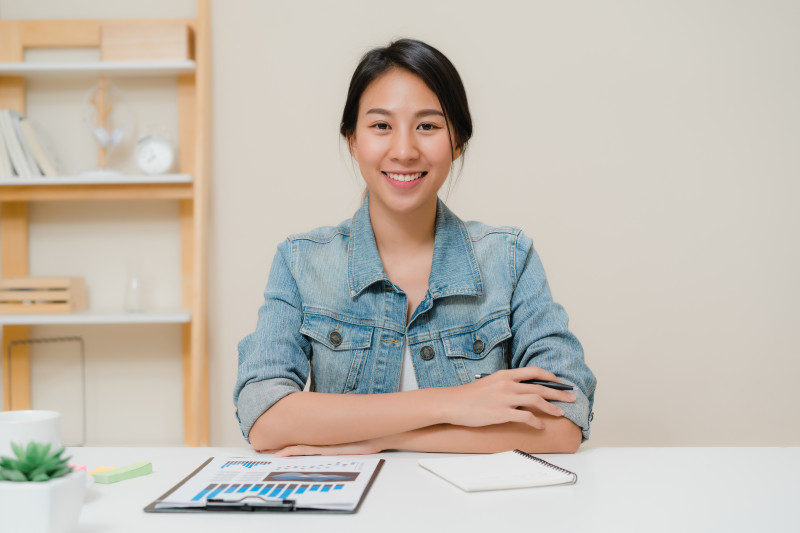
#> input picture EXAMPLE2/media/person1.jpg, 800 x 533 px, found by its file name
$ python saveFace1.py
#> lines starting #> are read from the running program, lines starting #| are printed output that depends on the picture; after the words box and inside, x2 and y2 are one past the last pixel; in counts of white or black regions, pixels touching at a corner belong together
import cv2
import os
os.chdir(os.path.dirname(__file__))

casc_path = cv2.data.haarcascades + "haarcascade_frontalface_default.xml"
faceCascade = cv2.CascadeClassifier(casc_path)
imagename = "media\\person1.jpg"
image = cv2.imread(imagename)
#> image is the input picture: shape (533, 800, 3); mean B, G, R 178.9, 189, 196.3
faces = faceCascade.detectMultiScale(image, scaleFactor=1.1, minNeighbors=5, minSize=(30,30), flags = cv2.CASCADE_SCALE_IMAGE)
#> faces = [[341, 76, 125, 125]]
count = 1
for (x,y,w,h) in faces:
    cv2.rectangle(image, (x,y), (x+w,y+h), (128,255,0), 2) #框選臉部
    filename = "media\\face" + str(count)+ ".jpg"  #存檔名稱
    image1 = image[y: y + h, x: x + w]       #取得臉部圖形
    image2 = cv2.resize(image1, (400, 400))  #重置圖形大小
    cv2.imwrite(filename, image2)
    count += 1
#> this loop made 1 pass
#> (x, y, w, h, filename, count) on pass 1: (341, 76, 125, 125, 'media\\face1.jpg', 2)
#> pass 1, `image1 = image[y: y + h, x: x + w]`:
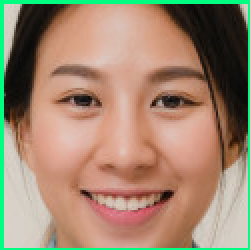
#> image1: shape (125, 125, 3) (shown 2 times larger); mean B, G, R 111.5, 134.9, 159.6
#> pass 1, `image2 = cv2.resize(image1, (400, 400))`:
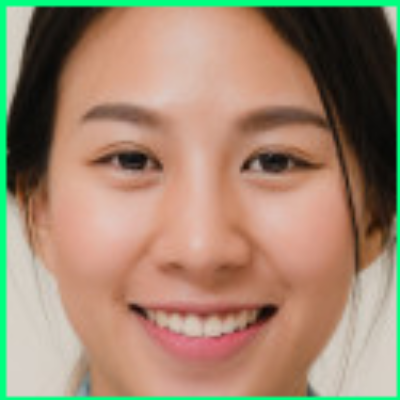
#> image2: shape (400, 400, 3); mean B, G, R 111.4, 134.8, 159.4
#> after the loop:
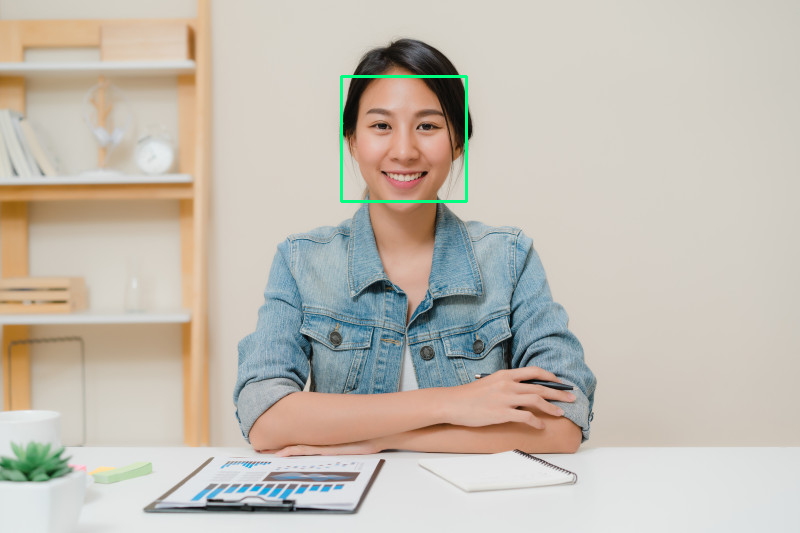
#> image: shape (533, 800, 3); 0.35% of pixels changed, all inside (x1, y1, x2, y2) = (340, 75, 468, 203)
#> after the loop, count = 2
cv2.namedWindow("facedetect")
cv2.imshow("facedetect", image)
cv2.waitKey(0)
cv2.destroyWindow("facedetect")

$ run again, with EXAMPLE2/media/person3.jpg copied over EXAMPLE2/media/person1.jpg
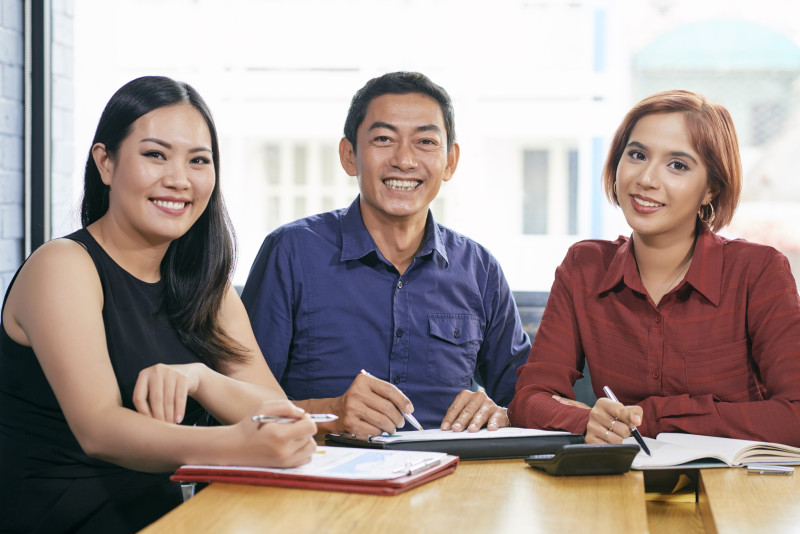
#> input picture EXAMPLE2/media/person3.jpg, 800 x 534 px, found by its file name
#> image is the input picture: shape (534, 800, 3); mean B, G, R 145.1, 148.6, 163
#> faces = [[602, 119, 108, 108], [349, 95, 110, 110], [111, 109, 121, 121]]
#> the loop `for (x,y,w,h) in faces:` made 3 passes
#> pass 1, `image2 = cv2.resize(image1, (400, 400))`:
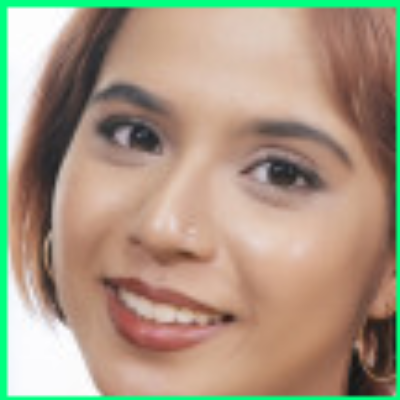
#> image2: shape (400, 400, 3); mean B, G, R 130.6, 152.3, 169
#> after the loop `for (x,y,w,h) in faces:`:
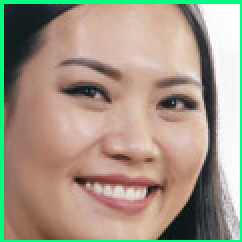
#> image1: shape (121, 121, 3) (shown 2 times larger); mean B, G, R 134.4, 151.3, 164.1
#> after the loop `for (x,y,w,h) in faces:`: count = 4

$ run again, with EXAMPLE2/media/person5.jpg copied over EXAMPLE2/media/person1.jpg
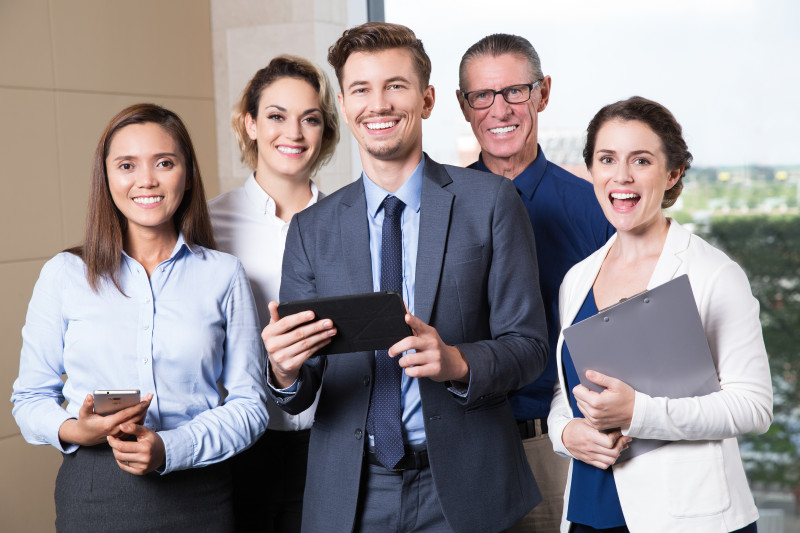
#> input picture EXAMPLE2/media/person5.jpg, 800 x 533 px, found by its file name
#> image is the input picture: shape (533, 800, 3); mean B, G, R 145.5, 142.3, 149
#> faces = [[580, 123, 91, 91], [247, 84, 86, 86], [332, 50, 95, 95], [100, 128, 90, 90], [454, 57, 94, 94]]
#> the loop `for (x,y,w,h) in faces:` made 5 passes
#> pass 1, `image2 = cv2.resize(image1, (400, 400))`:
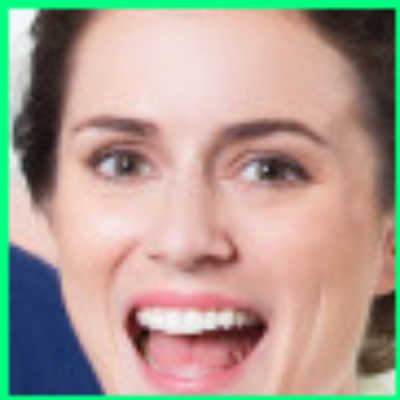
#> image2: shape (400, 400, 3); mean B, G, R 145.1, 157.9, 173
#> after the loop `for (x,y,w,h) in faces:`:
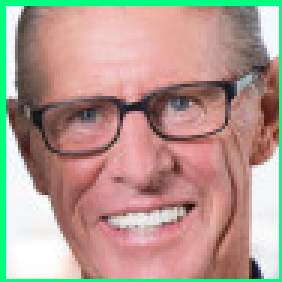
#> image1: shape (94, 94, 3) (shown 3 times larger); mean B, G, R 144, 155.3, 179
#> after the loop `for (x,y,w,h) in faces:`: count = 6

$ run again, with EXAMPLE2/media/face.jpg copied over EXAMPLE2/media/person1.jpg
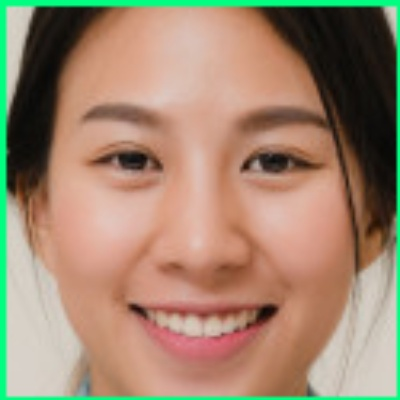
#> input picture EXAMPLE2/media/face.jpg, 400 x 400 px, found by its file name
#> image is the input picture: shape (400, 400, 3); mean B, G, R 111.4, 134.8, 159.4
#> faces = [[33, 34, 334, 334]]
#> the loop `for (x,y,w,h) in faces:` made 1 pass
#> (x, y, w, h, filename, count) on pass 1: (33, 34, 334, 334, 'media\\face1.jpg', 2)
#> pass 1, `image1 = image[y: y + h, x: x + w]`:
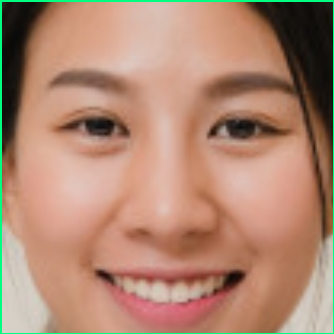
#> image1: shape (334, 334, 3); mean B, G, R 113.6, 135.5, 175.6
#> after the loop `for (x,y,w,h) in faces:`:
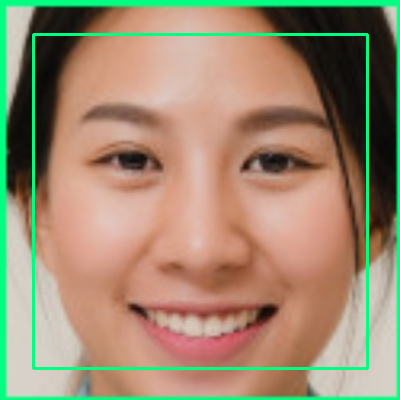
#> image: shape (400, 400, 3); 2.5% of pixels changed, all inside (x1, y1, x2, y2) = (32, 33, 369, 370)
#> after the loop `for (x,y,w,h) in faces:`: count = 2
